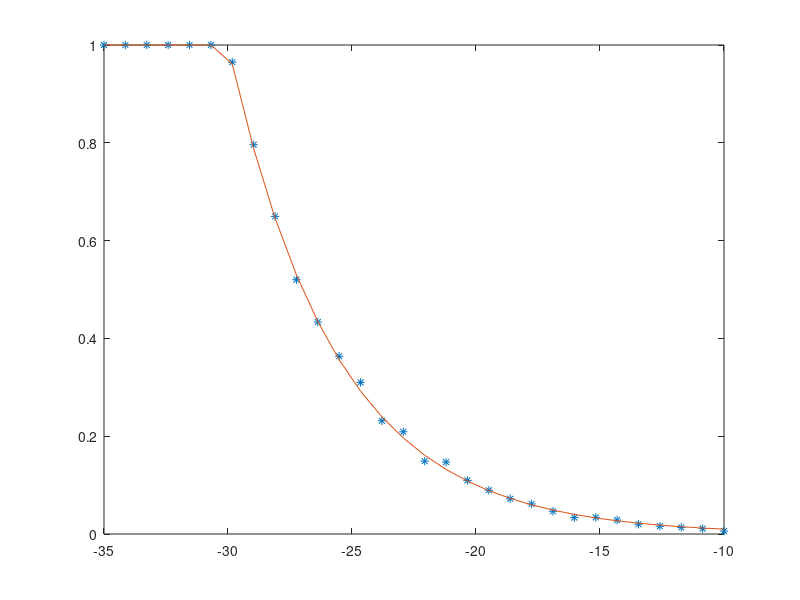

Reproduce this figure in MATLAB.
clc; clear all;

P = 0.1;
R = 10;
N0 = 4e-13;
gamma_vec = logspace(-3.5,-1,30);
total = 2000;

Cov_sim = zeros(1,length(gamma_vec));

for i = 1:length(gamma_vec)
    for iter = 1:total
        r = R*sqrt(rand);
        Pow = P*r^(-2);
        if Pow > gamma_vec(i)
            Cov_sim(i) = Cov_sim(i) + 1/total;
        end
    end
end
Cov_ana = (1/R^2)*(P./(gamma_vec));

plot(pow2db(gamma_vec), Cov_sim, '*')
hold on
plot(pow2db(gamma_vec), min(1, Cov_ana))